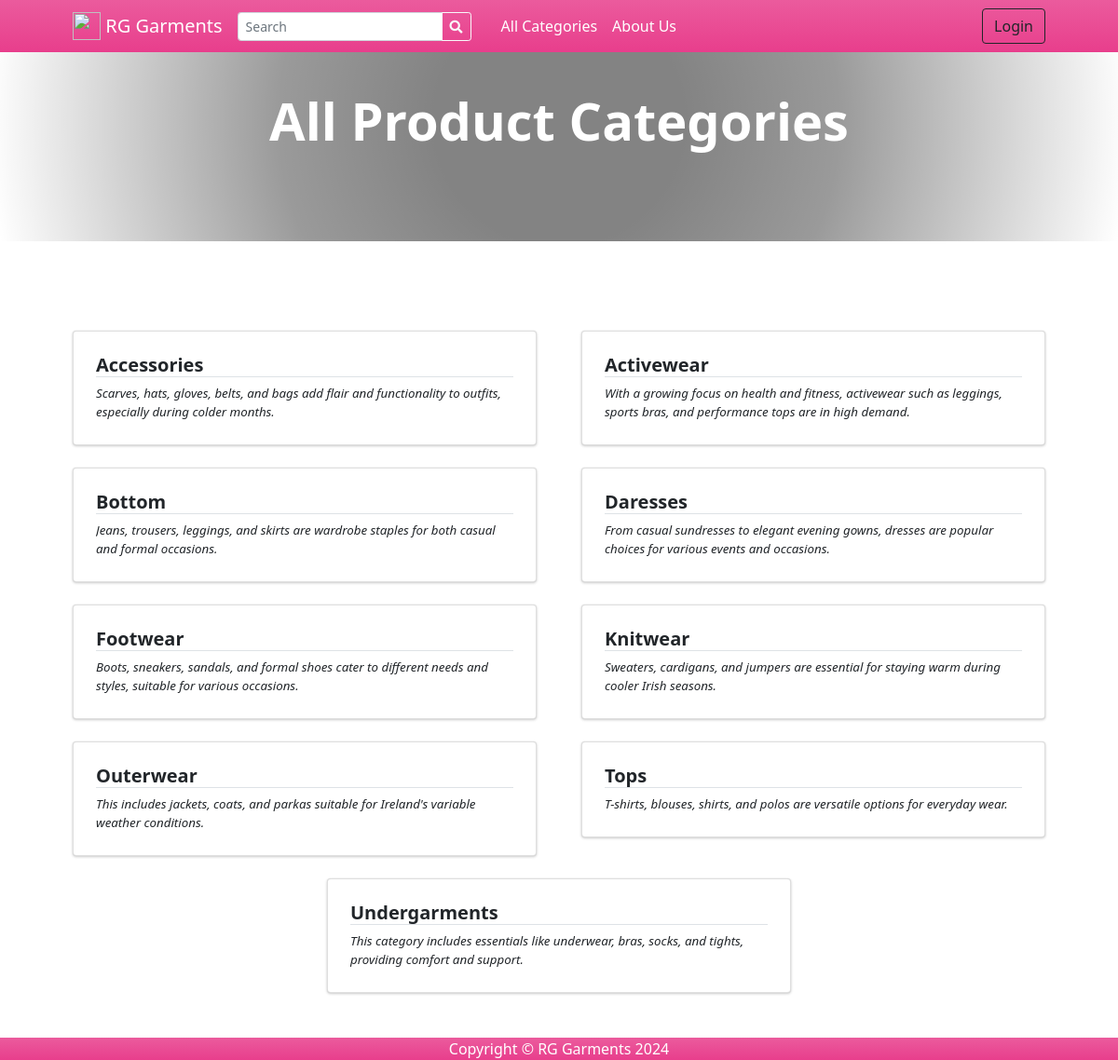
Page /?p=view_categories on the committed database.
### tables this page shows
CREATE TABLE `categories` (
  `id` int(30) NOT NULL,
  `category` varchar(250) NOT NULL,
  `description` text DEFAULT NULL,
  `status` tinyint(1) NOT NULL DEFAULT 1,
  `delete_flag` tinyint(1) NOT NULL DEFAULT 0,
  `date_created` datetime NOT NULL DEFAULT current_timestamp()
);

### classes/DBConnection.php (called while the page is built, shortened)
<?php
class DBConnection{
    private $host = DB_SERVER;
    private $username = DB_USERNAME;
    private $password = DB_PASSWORD;
    private $database = DB_NAME;
    public $conn;
    public function __construct(){
        if (!isset($this->conn)) {
            $this->conn = new mysqli($this->host, $this->username, $this->password, $this->database);
        }
    }
}
?>

### classes/SystemSettings.php (called while the page is built, shortened)
<?php
class SystemSettings extends DBConnection{
	function userdata($field = ''){
		if(!empty($field)){
			if(isset($_SESSION['userdata'][$field]))
				return $_SESSION['userdata'][$field];
			else
				return null;
		}else{
			return false;
		}
	}
	function info($field=''){
		if(!empty($field)){
			if(isset($_SESSION['system_info'][$field]))
				return $_SESSION['system_info'][$field];
			else
				return false;
		}else{
			return false;
		}
	}
}
$_settings = new SystemSettings();
?>

### config.php (called while the page is built, shortened)
<?php
require_once('classes/DBConnection.php');
require_once('classes/SystemSettings.php');
function validate_image($file){
	if(!empty($file)){
        $ex = explode("?",$file);
        $file = $ex[0];
        $ts = isset($ex[1]) ? "?".$ex[1] : '';
		if(is_file(base_app.$file)){
			return base_url.$file.$ts;
		}else{
			return base_url.'dist/img/no-image-available.png';
		}
	}else{
		return base_url.'dist/img/no-image-available.png';
	}
}
?>

### view_categories.php (the view, shortened to what this page needs)
<?php
$title = "All Product Categories";
?>
<header class="bg-dark py-5" id="main-header">
    <div class="container px-4 px-lg-5 my-5">
        <div class="text-center text-white">
            <h1 class="display-4 fw-bolder"><?php echo $title ?></h1>
        </div>
    </div>
</header>
<section class="py-5">
    <div class="container px-4 px-lg-5 mt-5">
        <div class="row gx-2 gx-lg-5 row-cols-1 row-cols-md-2 row-cols-xl-2 justify-content-center">
            <?php
                $categories = $conn->query("SELECT * FROM `categories` where status = 1 order by category asc ");
                while($row = $categories->fetch_assoc()):
                    foreach($row as $k=> $v){
                        $row[$k] = trim(stripslashes($v));
                    }
                    $row['description'] = strip_tags(stripslashes(html_entity_decode($row['description'])));
            ?>
            <div class="col mb-6 mb-2">
                <a href="./?p=products&c=<?php echo md5($row['id']) ?>" class="card category-item text-decoration-none text-reset">
                    <div class="card-body p-4">
                        <div class="">
                            <h5 class="fw-bolder border-bottom border-pink"><?php echo $row['category'] ?></h5>
                        </div>
                        <p class="m-0 truncate"><?php echo $row['description'] ?></p>
                    </div>
                </a>
            </div>
            <?php endwhile; ?>
        </div>
    </div>
</section>

### index.php (shortened to what this page needs)
<?php require_once('config.php'); ?>
<!DOCTYPE html>
<html lang="en">
<?php require_once('inc/header.php') ?>
<body>
<?php require_once('inc/topBarNav.php') ?>
<?php $page = isset($_GET['p']) ? $_GET['p'] : 'home';  ?>
<?php
    if(!file_exists($page.".php") && !is_dir($page)){
        include '404.html';
    }else{
    if(is_dir($page))
        include $page.'/index.php';
    else
        include $page.'.php';
    }
?>
<?php require_once('inc/footer.php') ?>
</body>
</html>

### inc/header.php (shortened to what this page needs)
<head>
    <link rel="stylesheet" href="<?php echo base_url ?>plugins/fontawesome-free/css/all.min.css">
    <link rel="stylesheet" href="<?php echo base_url ?>plugins/tempusdominus-bootstrap-4/css/tempusdominus-bootstrap-4.min.css">
    <link rel="stylesheet" href="<?php echo base_url ?>plugins/datatables-bs4/css/dataTables.bootstrap4.min.css">
    <link rel="stylesheet" href="<?php echo base_url ?>plugins/datatables-responsive/css/responsive.bootstrap4.min.css">
    <link rel="stylesheet" href="<?php echo base_url ?>plugins/datatables-buttons/css/buttons.bootstrap4.min.css">
    <link rel="stylesheet" href="<?php echo base_url ?>plugins/select2/css/select2.min.css">
    <link rel="stylesheet" href="<?php echo base_url ?>plugins/select2-bootstrap4-theme/select2-bootstrap4.min.css">
    <link rel="stylesheet" href="<?php echo base_url ?>plugins/icheck-bootstrap/icheck-bootstrap.min.css">
    <link rel="stylesheet" href="<?php echo base_url ?>plugins/jqvmap/jqvmap.min.css">
    <link rel="stylesheet" href="<?php echo base_url ?>dist/css/adminlte.css">
    <link rel="stylesheet" href="<?php echo base_url ?>dist/css/custom.css">
    <link rel="stylesheet" href="<?php echo base_url ?>assets/css/styles.css">
    <link rel="stylesheet" href="<?php echo base_url ?>plugins/overlayScrollbars/css/OverlayScrollbars.min.css">
    <link rel="stylesheet" href="<?php echo base_url ?>plugins/daterangepicker/daterangepicker.css">
    <link rel="stylesheet" href="<?php echo base_url ?>plugins/summernote/summernote-bs4.min.css">
    <link rel="stylesheet" href="<?php echo base_url ?>plugins/sweetalert2-theme-bootstrap-4/bootstrap-4.min.css">
  </head>

### inc/topBarNav.php (shortened to what this page needs)
<nav class="navbar navbar-expand-lg navbar-dark bg-gradient-pink fixed-top">
            <div class="container px-4 px-lg-5 ">
                <a class="navbar-brand" href="./">
                <img src="<?php echo validate_image($_settings->info('logo')) ?>" width="30" height="30" class="d-inline-block align-top" alt="" loading="lazy">
                <?php echo $_settings->info('short_name') ?>
                </a>
                <form class="form-inline" id="search-form">
                  <div class="input-group">
                    <input class="form-control form-control-sm form " type="search" placeholder="Search" aria-label="Search" name="search"  value="<?php echo isset($_GET['search']) ? $_GET['search'] : "" ?>"  aria-describedby="button-addon2">
                    <div class="input-group-append">
                      <button class="btn btn-outline-light btn-sm m-0" type="submit" id="button-addon2"><i class="fa fa-search"></i></button>
                    </div>
                  </div>
                </form>
                <div class="collapse navbar-collapse" id="navbarSupportedContent">
                    <ul class="navbar-nav me-auto mb-2 mb-lg-0 ms-lg-4">
                    <?php
                        $count_cats =$conn->query("SELECT * FROM categories where status = 1 ")->num_rows;
                        ?>
                        <?php if($count_cats > 3): ?>
                        <li class="nav-item"><a class="nav-link text-white" href="./?p=view_categories">All Categories</a></li>
                        <?php endif; ?>
                        <li class="nav-item"><a class="nav-link text-white" href="./?p=about">About Us</a></li>
                    </ul>
                    <div class="d-flex align-items-center">
                      <?php if($_settings->userdata('id') > 0 && $_settings->userdata('login_type') == 2): ?>
                        <a class="text-dark mr-2 nav-link text-white" href="./?p=cart">
                            <i class="bi-cart-fill me-1"></i>
                            Cart
                            <span class="badge bg-dark text-white ms-1 rounded-pill" id="cart-count">
                              <?php
                                $count = $conn->query("SELECT SUM(quantity) as items from `cart` where client_id =".$_settings->userdata('id'))->fetch_assoc()['items'];
                                echo ($count > 0 ? $count : 0);
                              ?>
                            </span>
                        </a>
                            <a href="./?p=my_account" class="text-dark  nav-link text-white"><b> Hi, <?php echo $_settings->userdata('firstname')?>!</b></a>
                            <a href="logout.php" class="text-dark  nav-link text-white"><i class="fa fa-sign-out-alt"></i></a>
                        <?php else: ?>
                        <button class="btn btn-outline-dark ml-2" id="login-btn" type="button">Login</button>
                        <?php endif; ?>
                    </div>
                </div>
            </div>
        </nav>

### inc/footer.php (shortened to what this page needs)
<footer class=" bg-gradient-pink fixed-bottom">
            <div class="container">
              <p class="m-0 text-center text-white">Copyright &copy; <?php echo $_settings->info('short_name') ?> 2024</p>
          </div>
        </footer>

### rows in the picture
categories: category "Accessories", description "Scarves, hats, gloves, belts, and bags add flair and functionality to outfits, especially during colder months."
categories: category "Activewear", description "With a growing focus on health and fitness, activewear such as leggings, sports bras, and performance tops are in high demand."
categories: category "Bottom", description "Jeans, trousers, leggings, and skirts are wardrobe staples for both casual and formal occasions."
categories: category "Daresses", description "From casual sundresses to elegant evening gowns, dresses are popular choices for various events and occasions."
categories: category "Footwear", description "Boots, sneakers, sandals, and formal shoes cater to different needs and styles, suitable for various occasions."
categories: category "Knitwear", description "Sweaters, cardigans, and jumpers are essential for staying warm during cooler Irish seasons."
categories: category "Outerwear", description "This includes jackets, coats, and parkas suitable for Ireland's variable weather conditions."
categories: category "Tops", description "T-shirts, blouses, shirts, and polos are versatile options for everyday wear."
categories: category "Undergarments", description "This category includes essentials like underwear, bras, socks, and tights, providing comfort and support."

### other values in the picture
$_settings->info('short_name') "RG Garments"
$title "All Product Categories"
